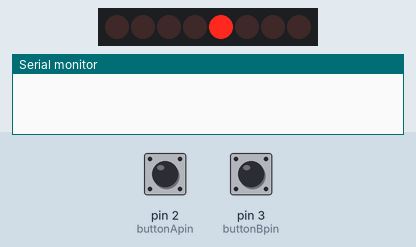
The sketch below on a simulated Arduino Uno, built with avr-gcc and run on an emulated ATmega328P. Shown: 8 shift-register outputs drawn as a row of LEDs (first output left, lit = HIGH), the last lines printed to the serial monitor. Wiring (inferred from the names in the program): shift register (74HC595): data pin 11; shift clock pin 13; latch pin 12. Wiring (inferred from the signals the program sends): row of LEDs: on Q0, Q1, Q2, Q3, Q4, Q5, Q6, Q7. Inputs (shaded band) come from the test bench; at power-on: pin 2 (buttonApin) HIGH, pin 3 (buttonBpin) HIGH.

Above: at 1.2 s.
1.3 s: pin 2 (buttonApin) pulled LOW for 0.15 s
At 2.5 s:
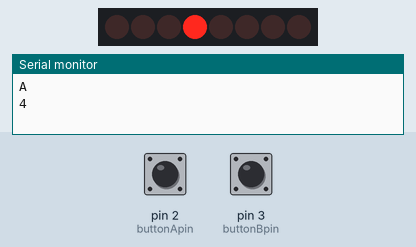
2.9 s: pin 2 (buttonApin) pulled LOW for 1 s
At 3.8 s:
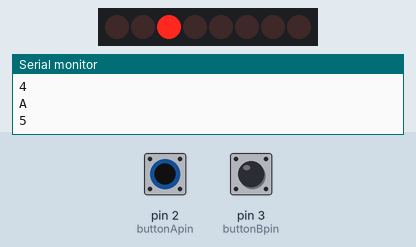
5.4 s: pin 2 (buttonApin) pulled LOW for 0.15 s
At 6.1 s:
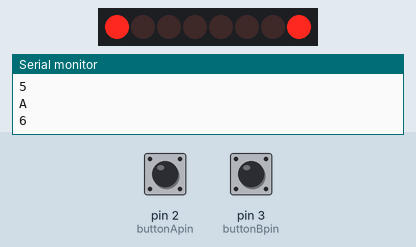
8.5 s: pin 3 (buttonBpin) pulled LOW for 3.2 s
At 11.9 s:
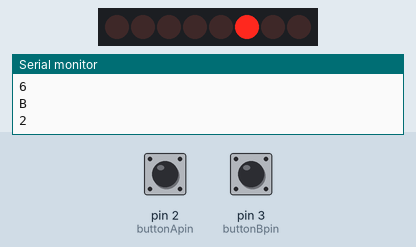
13.2 s: pin 3 (buttonBpin) pulled LOW for 0.15 s
At 14.0 s:
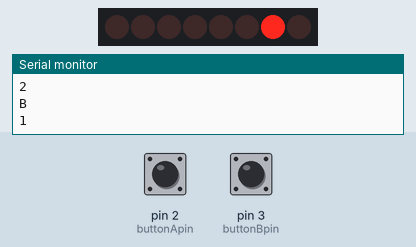
14.8 s: pin 3 (buttonBpin) pulled LOW for 1 s
At 15.2 s:
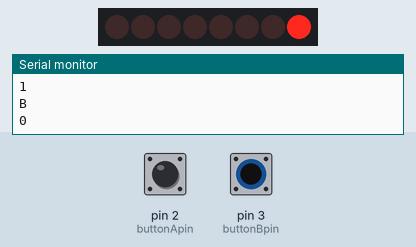
Timing chart, 0 to 23.7 s (numbered marks = the images above; inputs shaded):
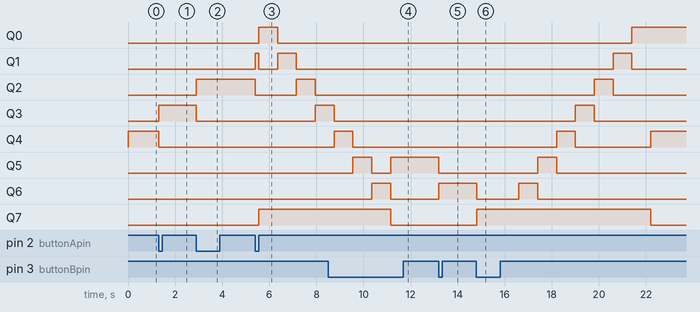

The sketch:

hardwareproject.ino
```cpp
int latchPin = 12;
int clockPin = 13;
int dataPin = 11;
int ledPin = 4;
int buttonApin = 2;
int buttonBpin = 3;
int button = 3;
int end = 0;
byte leds = 0;


void setup() {
  pinMode(latchPin, OUTPUT);
  pinMode(dataPin, OUTPUT);
  pinMode(clockPin, OUTPUT);
  pinMode(buttonApin, INPUT_PULLUP);
  pinMode(buttonBpin, INPUT_PULLUP);
  Serial.begin(9600);
  leds = 0;
}


void loop() {
  bitSet(leds, button);
  updateShiftRegister();
  if (digitalRead(buttonApin) == LOW || digitalRead(buttonBpin) == LOW) {
    if (digitalRead(buttonApin) == LOW) {
      button += 1;
      leds = 1;
      bitSet(leds, button);
      updateShiftRegister();
      Serial.println("A");
      Serial.println(button);
      leds = 0;
      bitSet(leds, button);
      updateShiftRegister();
      while (digitalRead(buttonApin) == LOW || digitalRead(buttonBpin) == LOW)
        ;
      checkEnd();
    }
    if (digitalRead(buttonBpin) == LOW) {
      button -= 1;
      leds = 1;
      bitSet(leds, button);
      updateShiftRegister();
      Serial.println("B");
      Serial.println(button);
      leds = 0;
      bitSet(leds, button);
      updateShiftRegister();
      while (digitalRead(buttonApin) == LOW || digitalRead(buttonBpin) == LOW)
        ;
      checkEnd();
    }
  }
}

void updateShiftRegister() {
  digitalWrite(latchPin, LOW);
  shiftOut(dataPin, clockPin, LSBFIRST, leds);
  digitalWrite(latchPin, HIGH);
}

void checkEnd() {
  if (button == 0 || button == 6) {
    if (button == 0) {
      for (int i = 0; i < 8; i++) {
        leds = 1;
        bitSet(leds, i);
        updateShiftRegister();
        delay(800);
        leds = 0;
        bitSet(leds, i);
        updateShiftRegister();
        end = 1;
      }
    }
    if (button == 6) {
      for (int i = 7; i > 0; i--) {
        leds = 1;
        bitSet(leds, i);
        updateShiftRegister();
        delay(800);
        leds = 0;
        bitSet(leds, i);
        updateShiftRegister();
        end = 1;
      }
    }
  }
  if (end == 1)
    restart();
  else loop();
}

void restart() {
  button = 3;
  end = 0;
  loop();
}
```

Measured:
- after the input at 1.3 s, Q3: LOW → HIGH at once; Q4: HIGH → LOW at once
- after the input at 2.9 s, Q2: LOW → HIGH at once; Q3: HIGH → LOW at once
- after the input at 5.4 s, Q0: LOW → HIGH after 0.15 s, → LOW 0.80 s later; Q1: LOW → HIGH at once, → LOW 0.14 s later, → HIGH 0.80 s later, → LOW 0.80 s later; Q2: HIGH → LOW at once, → HIGH 1.7 s later, → LOW 0.80 s later; Q3: LOW → HIGH after 2.6 s; Q7: LOW → HIGH after 0.15 s
- after the input at 13.2 s, Q5: HIGH → LOW at once; Q6: LOW → HIGH at once
- after the input at 14.8 s, Q0: LOW → HIGH after 6.6 s; Q1: LOW → HIGH after 5.8 s, → LOW 0.80 s later; Q2: LOW → HIGH after 5.0 s, → LOW 0.80 s later; Q3: LOW → HIGH after 4.2 s, → LOW 0.80 s later; Q4: LOW → HIGH after 3.4 s, → LOW 0.80 s later, → HIGH 3.2 s later
